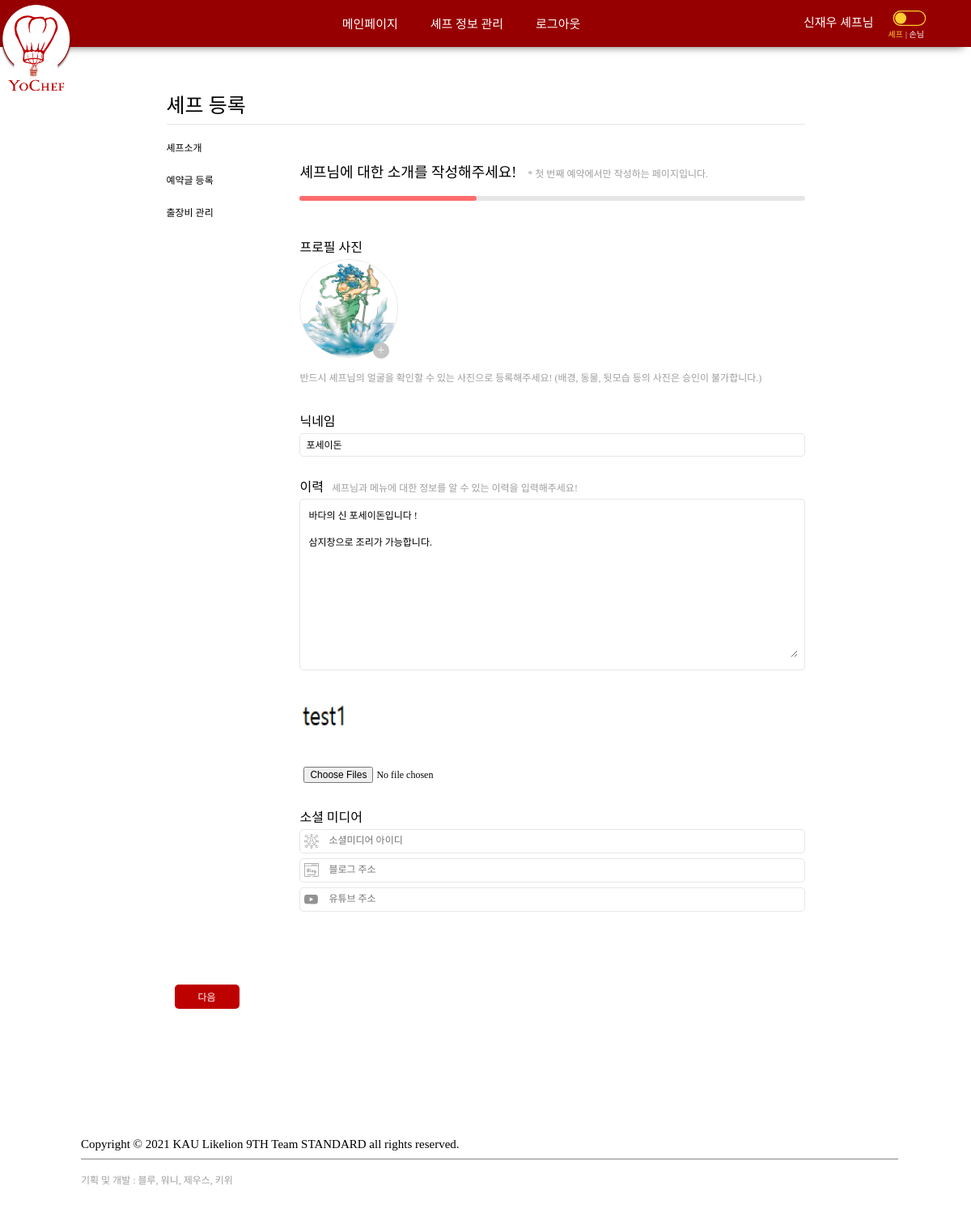
/chef/registerChef/1 (signed in), run on the app's committed database.
### customer/models.py (models this page shows, shortened)
class Customer(models.Model):
	user = models.OneToOneField(User, on_delete=models.CASCADE)
	name = models.CharField(max_length=50)
	email = models.EmailField(null=True)
	phoneNum = models.CharField(max_length=11)
	point = models.IntegerField(default=0)
	isChef = models.BooleanField(default=False)
	registerDate = models.DateTimeField(auto_now_add=True)
	currentVer = models.IntegerField(default=0) # 0 -> cus, 1 -> chef

### public/models.py (models this page shows, shortened)
class File(models.Model):
	attachment = models.FileField(upload_to='media')
	category = models.IntegerField() # 1. chef profile, 2. chef spec, 3. course image, 4. post cover image
	chef = models.ForeignKey('chef.Chef', on_delete=models.CASCADE, null=True)
	post = models.ForeignKey('chef.Post', on_delete=models.CASCADE, null=True)
	course = models.ForeignKey('chef.Course', on_delete=models.CASCADE, null=True)
	order = models.IntegerField(null=True) # 파일 입력 순서
	uploadDate = models.DateTimeField(auto_now=True)

### chef/models.py (models this page shows, shortened)
class Chef(models.Model):
	customer = models.OneToOneField('customer.Customer', on_delete=models.CASCADE)
	nickname = models.CharField(max_length=20, null=True)
	spec = models.TextField(max_length=5000, null=True)
	snsLink = models.TextField(max_length = 500, null=True)
	blogLink = models.TextField(max_length = 500, null=True)
	youtubeLink = models.TextField(max_length = 500, null=True)
	registerDate = models.DateTimeField(auto_now_add=True)
	isLicensed = models.BooleanField(default=False)
	isSubmitted = models.BooleanField(default=False)

### chef/views.py (the view, shortened to what this page needs)
# urls.py: path('registerChef/<int:page_num>', views.registerChef, name="registerChef"),
def registerChef(request, page_num=1):
    if str(request.user) == "AnonymousUser":
        return redirect("/customer/login")
    customer = request.user.customer
    if page_num == 1:   # Load registerChef/1
        if Chef.objects.filter(customer=customer).exists():
            chef = customer.chef
        else:
            chef = Chef(customer=customer)
            chef.save()
        if File.objects.filter(chef=chef, category=1).exists():
            profileImage = File.objects.get(chef=chef, category=1)
        else:
            profileImage = File(chef=chef, attachment="/static/image/more.png", category=1)
            profileImage.save()
        if File.objects.filter(chef=chef, category=2).exists():
            chef.specImages = File.objects.filter(chef=chef, category=2)
        else:
            pass
        if Post.objects.filter(chef=chef).exists():
            post = chef.post
        else:
            post = Post(chef=chef)
            post.save()
        context = {
            "customer" : customer,
            "chef" : chef,
            "profileImage" : profileImage,
        }
        return render(request, 'registerChef_1.html', context)

### chef/templates/registerChef_1.html (shortened to what this page needs)
{% extends 'base.html' %}
{% load static %}
{% block style %}
 <link rel="stylesheet" href="{% static 'css/editChefProfile_1.css' %}">
{% endblock %}
{% block content %}
    <form onsubmit="return formCheck()" name="registerChef_1" action="{% url 'registerChef' '2' %}" method="POST" enctype="multipart/form-data">
        <div class="edit-chef-wrapper">
            {% include 'registerChef_side.html' %}
                <section class="edit-content">
                    <article class="register-header">
                        <h3>셰프님에 대한 소개를 작성해주세요!</h3>
                        <p class="header__p">* 첫 번째 예약에서만 작성하는 페이지입니다.</p>
                        <div class="status-bar-wrapper" style="width: 100%;">
                            <div class="status-bar" style="width: 35%"> </div>
                        </div>
                    </article>
                    <article class="edit-chef__profile">
                        <div class="profile-edit-wrapper">
                            <h4 class="profile__title">프로필 사진 </h4>
                            <div class="profile__img-container">
                                <img onerror="this.src='{% static "image/profile_default.png" %}'" class="profile--image" name="uploadImage" src="{{profileImage.attachment.url}}">
                                <img class="more--button" src="{% static 'image/more.png' %}" alt="">
                            </div>
                        </div>
                        <p class="notice_msg">반드시 셰프님의 얼굴을 확인할 수 있는 사진으로 등록해주세요! (배경, 동물, 뒷모습 등의 사진은 승인이 불가합니다.)</p>
                    </article>
                    <article class="edit-chef__nickname">
                        <h4>닉네임</h4>
                        <div class="input-wrapper nickname-edit-wrapper">
                            <input class="chef-nickname" name="nickname" type="text" placeholder="사용하실 닉네임을 입력해주세요." value={{chef.nickname|default:""}}>
                        </div>
                    </article>
                    <article class="edit-chef__spec">
                        <h4>이력</h4>
                        <div class="input-wrapper spec-edit-wrapper">
                            <textarea class="spec-input" name="spec" type="text" placeholder="이력 상세">{{chef.spec|default:""}}</textarea>
                        </div>
                        <div class="spec-image-container">
                        {% for specImage in chef.specImages %}
                            <img src="{{specImage.attachment.url}}" alt="" style="width:105px; height:105px;">
                        {% endfor %}
                        </div>
                        <input class="spec-input" name="specImage" type="file" accept="image/*,.pdf" multiple>
                    </article>
                    <article class="edit-chef__social-media">
                        <h4>소셜 미디어</h4>
                        <div class="input-wrapper social-media__sns-link">
                            <img />
                            <input name="snsLink" type="text" placeholder="소셜미디어 아이디" value="{{chef.snsLink|default:""}}">
                        </div>
                        <div class="input-wrapper social-media__blog-link">
                            <img />
                            <input name="blogLink" type="text" placeholder="블로그 주소" value="{{chef.blogLink|default:""}}">
                        </div>
                        <div class="input-wrapper social-media__youtube-link">
                            <img />
                            <input name="youtubeLink" type="text" placeholder="유튜브 주소" value="{{chef.youtubeLink|default:""}}">
                        </div>
                    </article>
                </section>
            </div>
            <aside class="button">
                <button class="after-button" id="submitButton">다음</button>
            </aside>
        </div>
    </form>
    {% endblock %}

### yochef/templates/base.html (shortened to what this page needs)
<!DOCTYPE html>
<html lang="en">
{% load static %}
<head>
    {% load static %}
    <link rel="stylesheet" href="{% static 'css/base.css' %}" type="text/css">
    {% block style %}
    {% endblock %}
</head>
<body>
  <nav class="nav-container">
    <div class="nav__left-container">
      <a href="{% url 'main' %}"><img class="logo" src="{% static 'image/navlogo.png' %}" alt=""></a>
    </div>
    {% if user.is_authenticated %}
      {% if user.customer.isChef %}
        {% if user.customer.currentVer == 1 %}
        <ul class="nav__item-container nav--middle">
          <li class="nav__item"><a href="{% url 'main' %}">메인페이지</a></li>
          <li class="nav__item"><a href="{% url 'editChefProfile' %}">셰프 정보 관리</a></li>
          <li class="nav__item"><a href="{% url 'logout' %}">로그아웃</a></li>
        </ul>
        <div class="nav__item-wrapper nav--right">
          <li class="nav__item"><a href="{% url 'mypage' %}">{{user.customer.name}} 셰프님</a></li>
          <div class="button-wrapper">
            <a href="{% url 'changePageVer' %}"><img /></a>
            <div class="chef-button-describe">셰프</div>
          </div>
          </div>
        {% endif %}
      {% endif %}
    {% endif %}
  </nav>
  <div style="margin-bottom: 100px;" class="contents">
    {% block content %}
    {% endblock %}
  </div>
  <footer id="footer">
      <div id="footer-bottom">
        <div class="footer-copyright-part">
          Copyright © 2021 KAU Likelion 9TH Team STANDARD all rights reserved.
          <br>
        </div>
        <p class="team-name">기획 및 개발 : 블루, 워니, 제우스, 키위</p>
      </div>
  </footer>
</body>
</html>

### yochef/static/css/base.css (style rules this page uses)
html, body, div, span, applet, object, iframe, h1, h2, h3, h4, h5, h6, p, blockquote, pre, a, abbr, acronym, address, big, cite, code, del, dfn, em, img, ins, kbd, q, s, samp, small, strike, strong, sub, sup, tt, var, b, u, i, center, dl, dt, dd, ol, ul, li, fieldset, form, label, legend, table, caption, tbody, tfoot, thead, tr, th, td, article, aside, canvas, details, embed, figure, figcaption, footer, header, hgroup, menu, nav, output, ruby, section, summary, time, mark, audio, video { margin: 0; padding: 0; border: 0; font-size: 100%; font: inherit; vertical-align: baseline; }
article, aside, details, figcaption, figure, footer, header, hgroup, menu, nav, section { display: block; }
body { line-height: 1; }
ol, ul { list-style: none; }
input { border: none; }
textarea { border: 1px solid #e6e6e6; border-radius: 5px; }
img { border: 0; }
:root { --main-color: #BD0000; }
* { font-family: 'Arita-dotum-Medium'; }
html { height: 100%; }
body { margin: 0; padding: 0; height: 100%; display: flex; flex-direction: column; }
ul { list-style: none; }
a { text-decoration-line: none; color: black; }
.nav-container { width: 100%; height: 57.55px; background-color: #970000; box-shadow: 0 10px 10px -10px rgb(105, 105, 105); display: flex; flex-direction: row; justify-content: space-between; flex-wrap: nowrap; }
.nav__item-container { width: 60%; display: flex; flex-direction: row; justify-content: center; min-width: 640px; }
.nav__item { display: inline-block; font-size: 15px; font: white; padding: 23px 20px 20PX; text-align: center; font-family: 'Arita-dotum-medium'; }
.nav__item a { display: inline; color: white; text-decoration-line: none; position: inherit; }
.nav__left-container { display: inline-flex; flex-direction: row-reverse; width: 13%; justify-content: start; min-width: 110px; }
.logo { width: 90px; height: 110px; padding: 5px 0px; }
.nav--right { padding-right: 0px; display: inline-block; width: 18%; display: flex; flex-direction: row; justify-content: start; align-items: center; min-width: 200px; }
.nav--right>li { padding: 9px; }
.button-wrapper { display: flex; flex-direction: column; }
.nav--right img { width: 70px; height: 45px; }
.chef-button-describe { font-size: 10px; position: relative; top: -10px; padding-left: 9px; display: inline-block; color: #FFCE31; font-family: 'Arita-dotum'; }
.chef-button-describe::after { content: "| 손님"; color: white; font-size: 10px; padding: 3px; }
#footer-bottom { font-family: 'arita-dotum-medium'; font-size: 15px; margin: 0px 220px; min-width: 950px; }
@media screen and ( max-width: 1391px ) { #footer-bottom { font-family: 'arita-dotum-medium'; font-size: 15px; margin: 0px 220px; } }
@media screen and ( max-width: 1323px ) { #footer-bottom { font-family: 'arita-dotum-medium'; font-size: 15px; margin: 0px 100px; } }
.team-name { margin-top: 10px; margin-bottom: 80px; }
.footer-copyright-part { display: inline-box; width: 100%; margin-top: 20; font-weight: 200; padding: 10px 10px 10px 0px; border-bottom: #868686 solid 0.5px; }

### chef/static/css/editChefProfile_1.css (style rules this page uses)
.edit-chef__profile, .edit-chef__nickname, .edit-chef__spec, .edit-chef__social-media { margin-bottom: 30px; }
.edit-chef__profile { margin-top: 10px; }
.profile--image { border-radius: 50%; width: 120px; height: 120px; margin: 6px 0px; border: solid .05px #e6e6e6; }
.profile__img-container { display: inline-block; height: 20px; }
.more--button { width: 20px; height: 20px; border-radius: 50%; position: relative; right: 35px; bottom: 5px; }
p { font-size: 12px; padding: 10px 0px; color: #9e9e9e; font-family: 'Arita-dotum-medium'; }
input { width: 90%; }
.edit-chef__spec h4::after { content: "셰프님과 메뉴에 대한 정보를 알 수 있는 이력을 입력해주세요!"; font-size: 12px; padding: 0px 10px; color: #9e9e9e; font-family: 'Arita-dotum-medium'; }
.spec-edit-wrapper { height: 200px; }
.spec-input { padding: 5px; margin: 0px; width: 98%; height: 90%; border: none; font-size: 12px; }
[class*=social-media__] { display: flex; flex-direction: row; padding: 10px; }
[class*=-link] > img { width: 18px; height: 18px; padding-right: 10px; }
.social-media__youtube-link > img { position: relative; top: 3px; }
aside { display: flex; flex-direction: row-reverse; justify-content: start; }

### data on the page
File: attachment (picture)
Chef: nickname "포세이돈", spec "바다의 신 포세이돈입니다 ! 삼지창으로 조리가 가능합니다."
File: attachment (picture)

### other printed values
{{ user.customer.name }} "신재우"
